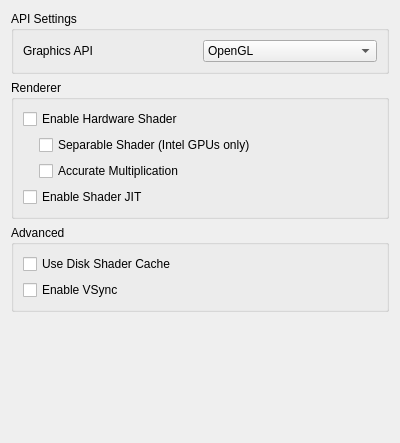
<?xml version="1.0" encoding="UTF-8"?>
<ui version="4.0">
 <class>ConfigureGraphics</class>
 <widget class="QWidget" name="ConfigureGraphics">
  <property name="geometry">
   <rect>
    <x>0</x>
    <y>0</y>
    <width>400</width>
    <height>443</height>
   </rect>
  </property>
  <property name="minimumSize">
   <size>
    <width>0</width>
    <height>0</height>
   </size>
  </property>
  <property name="windowTitle">
   <string>Form</string>
  </property>
  <layout class="QVBoxLayout" name="verticalLayout">
   <item>
    <widget class="QGroupBox" name="apiBox">
     <property name="title">
      <string>API Settings</string>
     </property>
     <layout class="QVBoxLayout" name="verticalLayout_3">
      <item>
       <widget class="QWidget" name="graphics_api_group" native="true">
        <layout class="QHBoxLayout" name="graphics_api_group_2">
         <property name="leftMargin">
          <number>0</number>
         </property>
         <property name="topMargin">
          <number>0</number>
         </property>
         <property name="rightMargin">
          <number>0</number>
         </property>
         <property name="bottomMargin">
          <number>0</number>
         </property>
         <item>
          <widget class="QLabel" name="graphics_api_label">
           <property name="text">
            <string>Graphics API</string>
           </property>
          </widget>
         </item>
         <item>
          <widget class="QComboBox" name="graphics_api_combo">
           <item>
            <property name="text">
             <string>OpenGL</string>
            </property>
           </item>
           <item>
            <property name="text">
             <string>Software</string>
            </property>
           </item>
          </widget>
         </item>
        </layout>
       </widget>
      </item>
     </layout>
    </widget>
   </item>
   <item>
    <widget class="QGroupBox" name="rendererBox">
     <property name="title">
      <string>Renderer</string>
     </property>
     <layout class="QVBoxLayout" name="verticalLayout_6">
      <item>
       <widget class="QWidget" name="hw_renderer_group" native="true">
        <layout class="QVBoxLayout" name="verticalLayout_5">
         <property name="leftMargin">
          <number>0</number>
         </property>
         <property name="topMargin">
          <number>0</number>
         </property>
         <property name="rightMargin">
          <number>0</number>
         </property>
         <property name="bottomMargin">
          <number>0</number>
         </property>
         <item>
          <widget class="QCheckBox" name="toggle_hw_shader">
           <property name="toolTip">
            <string>&lt;html&gt;&lt;head/&gt;&lt;body&gt;&lt;p&gt;Use OpenGL to accelerate shader emulation.&lt;/p&gt;&lt;p&gt;Requires a relatively powerful GPU for better performance.&lt;/p&gt;&lt;/body&gt;&lt;/html&gt;</string>
           </property>
           <property name="text">
            <string>Enable Hardware Shader</string>
           </property>
          </widget>
         </item>
         <item>
          <widget class="QWidget" name="hw_shader_group" native="true">
           <layout class="QVBoxLayout" name="verticalLayout_7">
            <property name="leftMargin">
             <number>16</number>
            </property>
            <property name="topMargin">
             <number>0</number>
            </property>
            <property name="rightMargin">
             <number>0</number>
            </property>
            <property name="bottomMargin">
             <number>0</number>
            </property>
            <item>
             <widget class="QCheckBox" name="toggle_separable_shader">
              <property name="text">
               <string>Separable Shader (Intel GPUs only)</string>
              </property>
             </widget>
            </item>
            <item>
             <widget class="QCheckBox" name="toggle_accurate_mul">
              <property name="toolTip">
               <string>&lt;html&gt;&lt;head/&gt;&lt;body&gt;&lt;p&gt;Correctly handle all edge cases in multiplication operation in shaders. &lt;/p&gt;&lt;p&gt;Some games requires this to be enabled for the hardware shader to render properly.&lt;/p&gt;&lt;p&gt;However this would reduce performance in most games.&lt;/p&gt;&lt;/body&gt;&lt;/html&gt;</string>
              </property>
              <property name="text">
               <string>Accurate Multiplication</string>
              </property>
             </widget>
            </item>
           </layout>
          </widget>
         </item>
        </layout>
       </widget>
      </item>
      <item>
       <widget class="QCheckBox" name="toggle_shader_jit">
        <property name="toolTip">
         <string>&lt;html&gt;&lt;head/&gt;&lt;body&gt;&lt;p&gt;Use the JIT engine instead of the interpreter for software shader emulation. &lt;/p&gt;&lt;p&gt;Enable this for better performance.&lt;/p&gt;&lt;/body&gt;&lt;/html&gt;</string>
        </property>
        <property name="text">
         <string>Enable Shader JIT</string>
        </property>
       </widget>
      </item>
     </layout>
    </widget>
   </item>
   <item>
    <widget class="QGroupBox" name="groupBox">
     <property name="title">
      <string>Advanced</string>
     </property>
     <layout class="QVBoxLayout" name="verticalLayout_2">
      <item>
       <widget class="QCheckBox" name="toggle_disk_shader_cache">
        <property name="toolTip">
         <string>&lt;html&gt;&lt;head/&gt;&lt;body&gt;&lt;p&gt;Reduce stuttering by storing and loading generated shaders to disk.&lt;/p&gt;&lt;/body&gt;&lt;/html&gt;</string>
        </property>
        <property name="text">
         <string>Use Disk Shader Cache</string>
        </property>
       </widget>
      </item>
      <item>
       <widget class="QCheckBox" name="toggle_vsync_new">
        <property name="toolTip">
         <string>VSync prevents the screen from tearing, but some graphics cards have lower performance with VSync enabled. Keep it enabled if you don't notice a performance difference.</string>
        </property>
        <property name="text">
         <string>Enable VSync</string>
        </property>
       </widget>
      </item>
     </layout>
    </widget>
   </item>
   <item>
    <spacer name="verticalSpacer">
     <property name="orientation">
      <enum>Qt::Vertical</enum>
     </property>
     <property name="sizeHint" stdset="0">
      <size>
       <width>20</width>
       <height>270</height>
      </size>
     </property>
    </spacer>
   </item>
  </layout>
 </widget>
 <tabstops>
  <tabstop>toggle_separable_shader</tabstop>
  <tabstop>toggle_accurate_mul</tabstop>
  <tabstop>toggle_shader_jit</tabstop>
  <tabstop>toggle_disk_shader_cache</tabstop>
  <tabstop>toggle_vsync_new</tabstop>
 </tabstops>
 <resources/>
 <connections/>
</ui>
